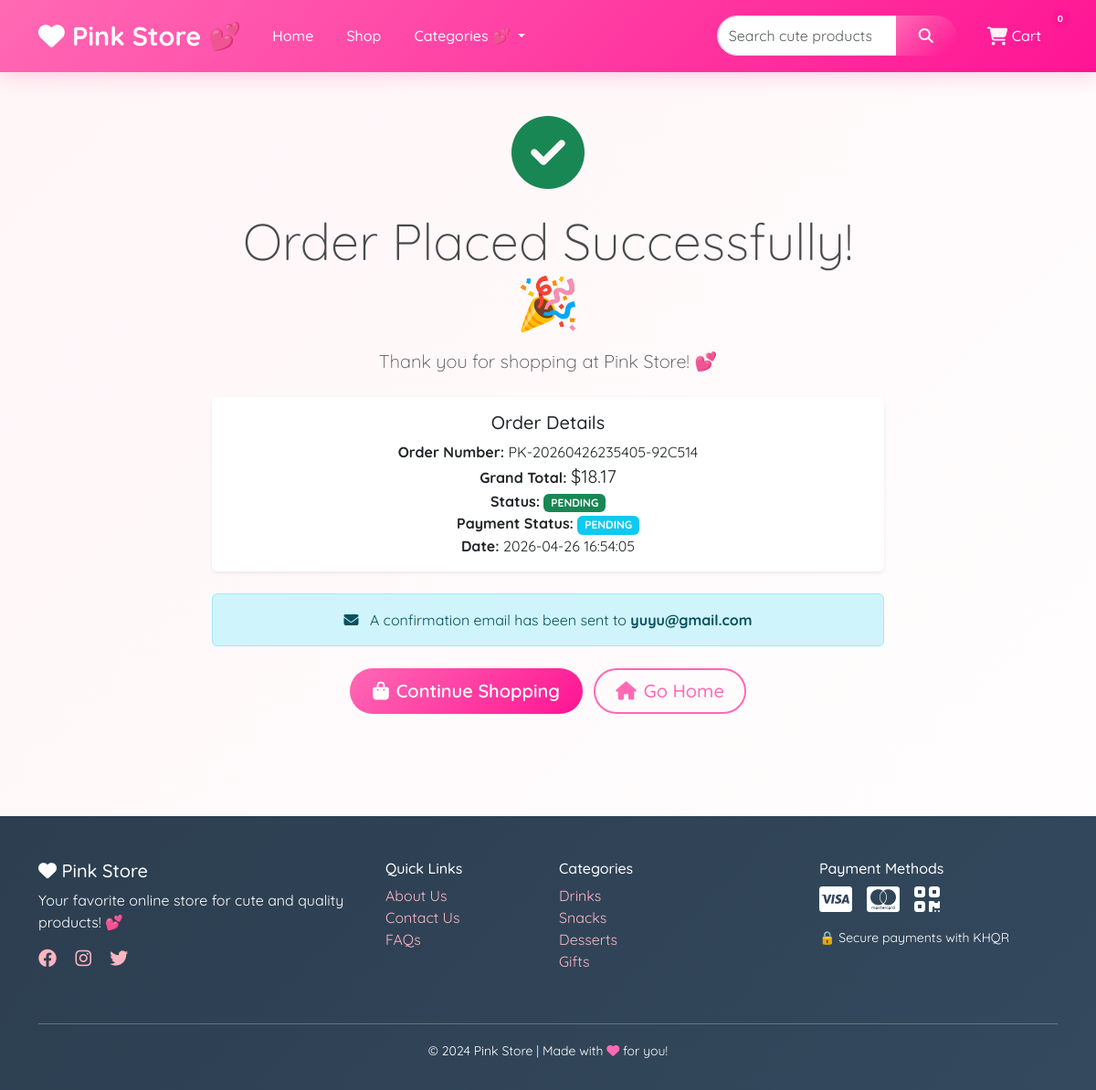
The app's page /order-success/PK-20260426235405-92C514 with its own data.
### models.py (models this page shows)
class Order:
    pass

class Category:
    pass

### routes.py (the view)
    @app.route('/order-success/<order_number>')
    def order_success(order_number):
        order = Order.query.filter_by(order_number=order_number).first_or_404()
        categories = Category.query.filter_by(is_active=True).all()
        return render_template('order_success.html', order=order, categories=categories)

### templates/order_success.html (shortened to what this page needs)
{% extends 'base.html' %}
{% block content %}
<div class="container py-5">
    <div class="row justify-content-center">
        <div class="col-md-8 text-center">
            <div class="success-animation mb-4">
                <i class="fas fa-check-circle text-success" style="font-size: 80px;"></i>
            </div>
            <h1 class="display-4 mb-3">Order Placed Successfully! 🎉</h1>
            <p class="lead mb-4">Thank you for shopping at Pink Store! 💕</p>
            <div class="card border-0 shadow-sm mb-4">
                <div class="card-body">
                    <h5 class="card-title">Order Details</h5>
                    <p class="card-text">
                        <strong>Order Number:</strong> {{ order.order_number }}<br>
                        <strong>Grand Total:</strong> <span class="text-pink fs-5">${{ "%.2f"|format(order.grand_total) }}</span><br>
                        <strong>Status:</strong> <span class="badge bg-success">{{ order.status|upper }}</span><br>
                        <strong>Payment Status:</strong> <span class="badge bg-info">{{ order.payment_status|upper }}</span><br>
                        <strong>Date:</strong> {{ order.created_at.strftime('%Y-%m-%d %H:%M:%S') }}
                    </p>
                </div>
            </div>
            <div class="alert alert-info">
                <i class="fas fa-envelope me-2"></i>
                A confirmation email has been sent to <strong>{{ order.customer_email }}</strong>
            </div>
            <div class="mt-4">
                <a href="{{ url_for('shop') }}" class="btn btn-pink btn-lg me-2">
                    <i class="fas fa-shopping-bag me-2"></i>Continue Shopping
                </a>
                <a href="{{ url_for('index') }}" class="btn btn-outline-pink btn-lg">
                    <i class="fas fa-home me-2"></i>Go Home
                </a>
            </div>
        </div>
    </div>
</div>
{% endblock %}

### templates/base.html (shortened to what this page needs)
<!DOCTYPE html>
<html lang="en">
<head>
    <link href="https://cdn.jsdelivr.net/npm/bootstrap@5.3.0/dist/css/bootstrap.min.css" rel="stylesheet">
    <link rel="stylesheet" href="https://cdnjs.cloudflare.com/ajax/libs/font-awesome/6.4.0/css/all.min.css">
</head>
<body>
    <nav class="navbar navbar-expand-lg navbar-dark sticky-top">
        <div class="container">
            <a class="navbar-brand" href="{{ url_for('index') }}">
                <i class="fas fa-heart"></i> Pink Store 💕
            </a>
            <div class="collapse navbar-collapse" id="navbarNav">
                <ul class="navbar-nav me-auto">
                    <li class="nav-item">
                        <a class="nav-link" href="{{ url_for('index') }}">Home</a>
                    </li>
                    <li class="nav-item">
                        <a class="nav-link" href="{{ url_for('shop') }}">Shop</a>
                    </li>
                    <li class="nav-item dropdown">
                        <a class="nav-link dropdown-toggle" href="#" role="button" data-bs-toggle="dropdown">
                            Categories 💕
                        </a>
                    </li>
                </ul>
                <form class="d-flex me-3" action="{{ url_for('shop') }}" method="get">
                    <div class="input-group">
                        <input class="form-control" type="search" name="search" placeholder="Search cute products..." style="border-radius: 25px 0 0 25px;">
                        <button class="btn btn-pink" type="submit" style="border-radius: 0 25px 25px 0;">
                            <i class="fas fa-search"></i>
                        </button>
                    </div>
                </form>
                <ul class="navbar-nav">
                    <li class="nav-item position-relative">
                        <a class="nav-link" href="{{ url_for('view_cart') }}">
                            <i class="fas fa-shopping-cart fa-lg"></i> Cart
                            <span class="cart-badge" id="cartCount">{{ cart_count|default(0) }}</span>
                        </a>
                    </li>
                </ul>
            </div>
        </div>
    </nav>
    <main>
        {% block content %}{% endblock %}
    </main>
    <footer class="footer">
        <div class="container">
            <div class="row">
                <div class="col-md-4 mb-4">
                    <h5><i class="fas fa-heart"></i> Pink Store</h5>
                    <p>Your favorite online store for cute and quality products! 💕</p>
                    <div class="mt-3">
                        <a href="#" class="me-3"><i class="fab fa-facebook fa-lg"></i></a>
                        <a href="#" class="me-3"><i class="fab fa-instagram fa-lg"></i></a>
                        <a href="#" class="me-3"><i class="fab fa-twitter fa-lg"></i></a>
                    </div>
                </div>
                <div class="col-md-2 mb-4">
                    <h6>Quick Links</h6>
                    <ul class="list-unstyled">
                        <li><a href="#">About Us</a></li>
                        <li><a href="#">Contact Us</a></li>
                        <li><a href="#">FAQs</a></li>
                    </ul>
                </div>
                <div class="col-md-3 mb-4">
                    <h6>Categories</h6>
                    <ul class="list-unstyled">
                        {% for cat in categories[:4] %}
                        <li><a href="{{ url_for('category_products', slug=cat.slug) }}">{{ cat.name }}</a></li>
                        {% endfor %}
                    </ul>
                </div>
                <div class="col-md-3 mb-4">
                    <h6>Payment Methods</h6>
                    <div class="d-flex gap-3 flex-wrap">
                        <i class="fab fa-cc-visa fa-2x"></i>
                        <i class="fab fa-cc-mastercard fa-2x"></i>
                        <i class="fas fa-qrcode fa-2x"></i>
                    </div>
                    <p class="mt-3 small">🔒 Secure payments with KHQR</p>
                </div>
            </div>
            <hr class="mt-3" style="background: rgba(255,255,255,0.1);">
            <div class="text-center mt-3">
                <small>© 2024 Pink Store | Made with <i class="fas fa-heart" style="color: #ff69b4;"></i> for you!</small>
            </div>
        </div>
    </footer>
</body>
</html>

### templates/base.html (style rules this page uses)
:root { --primary-pink: #ff69b4; --light-pink: #ffb6c1; --soft-pink: #fff0f5; --dark-pink: #ff1493; --bg-pink: #fff5f7; }
body { font-family: 'Quicksand', sans-serif; background: linear-gradient(135deg, var(--bg-pink) 0%, #ffffff 100%); color: #4a4a4a; min-height: 100vh; }
.navbar { background: linear-gradient(135deg, var(--primary-pink), var(--dark-pink)); box-shadow: 0 4px 20px rgba(255, 105, 180, 0.3); padding: 0.8rem 0; }
.navbar-brand { font-size: 1.8rem; font-weight: 700; color: white !important; }
.navbar-brand i { animation: heartbeat 1.5s ease infinite; }
.nav-link { color: rgba(255,255,255,0.95) !important; font-weight: 500; transition: all 0.3s ease; border-radius: 25px; padding: 8px 18px !important; }
.cart-badge { position: absolute; top: -8px; right: -12px; background: #ff1493; color: white; border-radius: 50%; padding: 2px 6px; font-size: 10px; font-weight: bold; }
.btn-pink { background: linear-gradient(135deg, var(--primary-pink), var(--dark-pink)); color: white; border: none; padding: 10px 25px; border-radius: 25px; font-weight: 600; transition: all 0.3s ease; }
.btn-outline-pink { border: 2px solid var(--primary-pink); color: var(--primary-pink); background: transparent; border-radius: 25px; padding: 8px 22px; font-weight: 500; transition: all 0.3s ease; }
.footer { background: linear-gradient(135deg, #2c3e50, #34495e); color: white; padding: 3rem 0 2rem; margin-top: 4rem; }
.footer a { color: var(--light-pink); text-decoration: none; }

### templates/order_success.html (style rules this page uses)
.success-animation { animation: scaleIn 0.5s ease-in-out; }

### records on screen
Order: order_number "PK-20260426235405-92C514", grand_total "18.17", status "PENDING", payment_status "PENDING", created_at "2026-04-26 16:54:05", customer_email "yuyu@gmail.com"
Category: name "Drinks"
Category: name "Snacks"
Category: name "Desserts"
Category: name "Gifts"

### other values on screen
{{ cart_count|default(0) }} "0"
